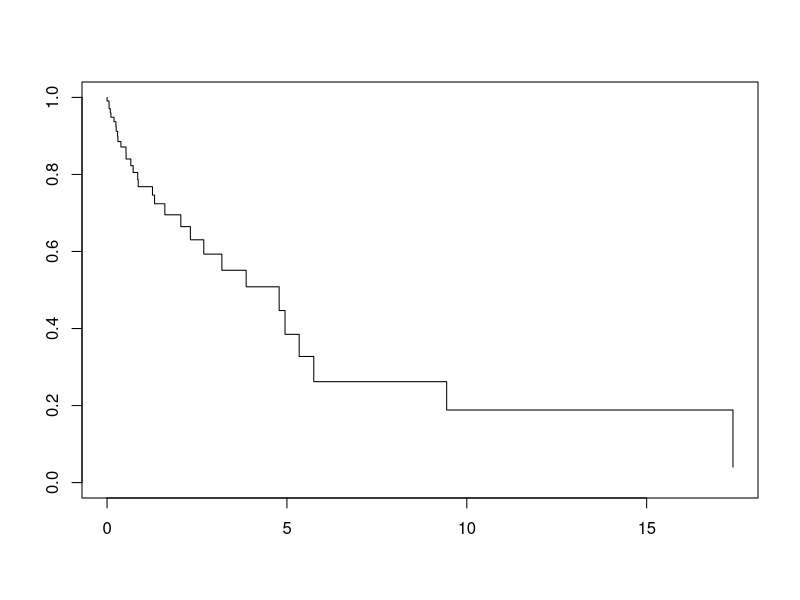
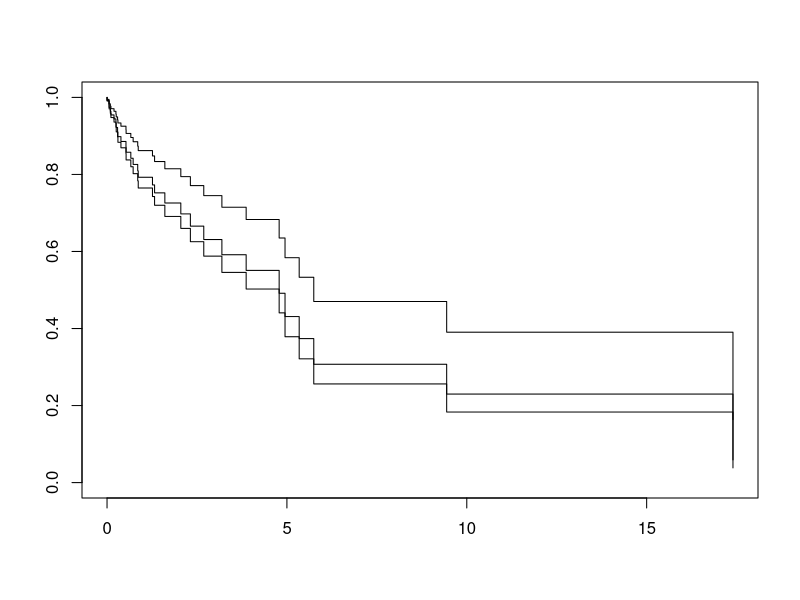

The R source for these figures, in order:
# r2py crawler metadata
# package: glmnet
# source_type: rd_example
# topic: survfit.coxnet.Rd
# source_file: C:\Users\bened\AppData\Local\R\win-library\4.5\glmnet\help
# lines: 27

suppressPackageStartupMessages(library(glmnet))
set.seed(2)
nobs <- 100; nvars <- 15
xvec <- rnorm(nobs * nvars)
xvec[sample.int(nobs * nvars, size = 0.4 * nobs * nvars)] <- 0
x <- matrix(xvec, nrow = nobs)
beta <- rnorm(nvars / 3)
fx <- x[, seq(nvars / 3)] %*% beta / 3
ty <- rexp(nobs, exp(fx))
tcens <- rbinom(n = nobs, prob = 0.3, size = 1)
y <- survival::Surv(ty, tcens)
fit1 <- glmnet(x, y, family = "cox")

# survfit object for Cox model where lambda = 0.1
sf1 <- survival::survfit(fit1, s = 0.1, x = x, y = y)
plot(sf1)

# example with new data
sf2 <- survival::survfit(fit1, s = 0.1, x = x, y = y, newx = x[1:3, ])
plot(sf2)

# example with strata
y2 <- stratifySurv(y, rep(1:2, length.out = nobs))
fit2 <- glmnet(x, y2, family = "cox")
sf3 <- survival::survfit(fit2, s = 0.1, x = x, y = y2)
sf4 <- survival::survfit(fit2, s = 0.1, x = x, y = y2,
               newx = x[1:3, ], newstrata = c(1, 1, 1))
